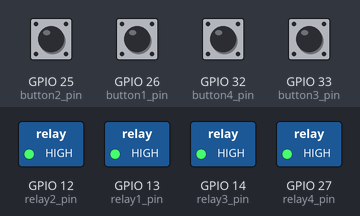
Bench run of a program on a simulated ESP32. Shown: switched loads named in the program (green lamp = pin HIGH). Dashed ring = blinking. The test bench sets the inputs (shaded band); at power-on: GPIO 25 (button2_pin), GPIO 26 (button1_pin), GPIO 32 (button4_pin), GPIO 33 (button3_pin) HIGH. WiFi joins after 1.5 s; servers stay silent unless stated.

Above: at 3.0 s.
3.1 s: GPIO 25 (button2_pin) pulled LOW for 1 s
At 3.6 s:
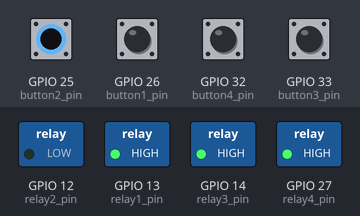
5.6 s: GPIO 26 (button1_pin) pulled LOW for 1 s
At 6.1 s:
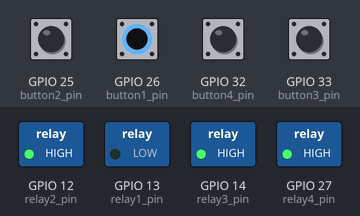
8.1 s: GPIO 32 (button4_pin) pulled LOW for 1 s
At 8.6 s:
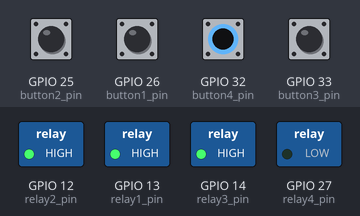
10.6 s: GPIO 33 (button3_pin) pulled LOW for 1 s
At 11.1 s:
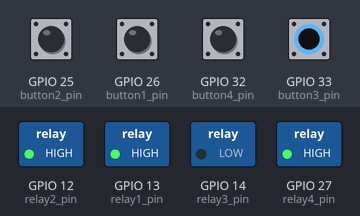
13.1 s: GPIO 33 (button3_pin) pulled LOW for 0.15 s
At 14.4 s:
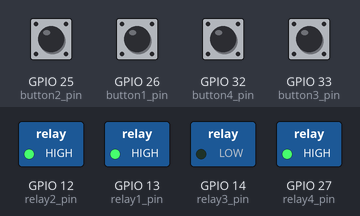
14.8 s: GPIO 25 (button2_pin) pulled LOW for 0.15 s
At 15.7 s:
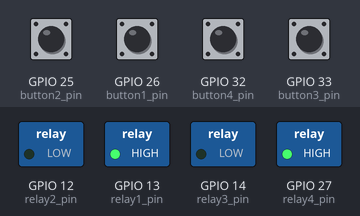
Timing chart, 0 to 17.5 s (numbered marks = the images above; inputs shaded):
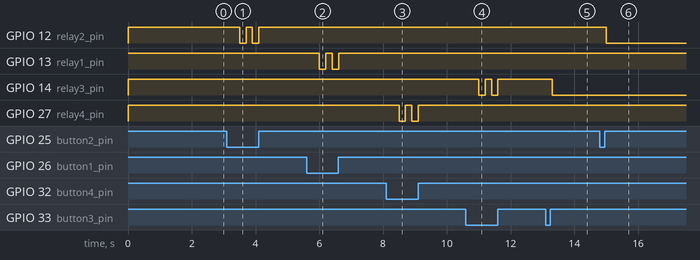

The program:

main.cpp
```cpp
#define BLYNK_TEMPLATE_ID "TMPL2L8ZE-9kn"
#define BLYNK_TEMPLATE_NAME "Home Automation"
#define BLYNK_AUTH_TOKEN "9VkLLhep5QQieU3kAuIudD1P4eWIRZUS"

// Comment this out to disable prints and save space
#define BLYNK_PRINT Serial

#include <WiFi.h>
#include <WiFiClient.h>
#include <BlynkSimpleEsp32.h>

char auth[] = BLYNK_AUTH_TOKEN;
char ssid[] = "Wokwi-GUEST";
char pass[] = "";

// Function Declarations
void listen_push_buttons();
void control_relay(int relay);

BlynkTimer timer;

#define button1_pin 26
#define button2_pin 25
#define button3_pin 33
#define button4_pin 32

#define relay1_pin 13
#define relay2_pin 12
#define relay3_pin 14
#define relay4_pin 27

int relay1_state = 0;
int relay2_state = 0;
int relay3_state = 0;
int relay4_state = 0;

#define button1_vpin V1
#define button2_vpin V2
#define button3_vpin V3
#define button4_vpin V4

BLYNK_CONNECTED() {
    Blynk.syncVirtual(button1_vpin);
    Blynk.syncVirtual(button2_vpin);
    Blynk.syncVirtual(button3_vpin);
    Blynk.syncVirtual(button4_vpin);
}

BLYNK_WRITE(button1_vpin) {
    relay1_state = param.asInt();
    digitalWrite(relay1_pin, relay1_state);
}

BLYNK_WRITE(button2_vpin) {
    relay2_state = param.asInt();
    digitalWrite(relay2_pin, relay2_state);
}

BLYNK_WRITE(button3_vpin) {
    relay3_state = param.asInt();
    digitalWrite(relay3_pin, relay3_state);
}

BLYNK_WRITE(button4_vpin) {
    relay4_state = param.asInt();
    digitalWrite(relay4_pin, relay4_state);
}

void setup() {
    Serial.begin(115200);
    pinMode(button1_pin, INPUT_PULLUP);
    pinMode(button2_pin, INPUT_PULLUP);
    pinMode(button3_pin, INPUT_PULLUP);
    pinMode(button4_pin, INPUT_PULLUP);

    pinMode(relay1_pin, OUTPUT);
    pinMode(relay2_pin, OUTPUT);
    pinMode(relay3_pin, OUTPUT);
    pinMode(relay4_pin, OUTPUT);

    digitalWrite(relay1_pin, HIGH);
    digitalWrite(relay2_pin, HIGH);
    digitalWrite(relay3_pin, HIGH);
    digitalWrite(relay4_pin, HIGH);

    Blynk.begin(auth, ssid, pass);
}

void loop() {
    Blynk.run();
    timer.run();
    listen_push_buttons();
}

void listen_push_buttons() {
    if (digitalRead(button1_pin) == LOW) {
        delay(200);
        control_relay(1);
        Blynk.virtualWrite(button1_vpin, relay1_state);
    } else if (digitalRead(button2_pin) == LOW) {
        delay(200);
        control_relay(2);
        Blynk.virtualWrite(button2_vpin, relay2_state);
    } else if (digitalRead(button3_pin) == LOW) {
        delay(200);
        control_relay(3);
        Blynk.virtualWrite(button3_vpin, relay3_state);
    } else if (digitalRead(button4_pin) == LOW) {
        delay(200);
        control_relay(4);
        Blynk.virtualWrite(button4_vpin, relay4_state);
    }
}

void control_relay(int relay) {
    if (relay == 1) {
        relay1_state = !relay1_state;
        digitalWrite(relay1_pin, relay1_state);
    } else if (relay == 2) {
        relay2_state = !relay2_state;
        digitalWrite(relay2_pin, relay2_state);
    } else if (relay == 3) {
        relay3_state = !relay3_state;
        digitalWrite(relay3_pin, relay3_state);
    } else if (relay == 4) {
        relay4_state = !relay4_state;
        digitalWrite(relay4_pin, relay4_state);
    }
}
```

Measured:
- after the input at 3.1 s, GPIO 12 (relay2_pin): alternates HIGH for 0.20 s and LOW for 0.20 s, 4 changes in all, then stays HIGH, starting after 0.40 s
- after the input at 5.6 s, GPIO 13 (relay1_pin): alternates HIGH for 0.20 s and LOW for 0.20 s, 4 changes in all, then stays HIGH, starting after 0.40 s
- after the input at 8.1 s, GPIO 27 (relay4_pin): alternates HIGH for 0.20 s and LOW for 0.20 s, 4 changes in all, then stays HIGH, starting after 0.40 s
- after the input at 10.6 s, GPIO 14 (relay3_pin): alternates HIGH for 0.20 s and LOW for 0.20 s, 4 changes in all, then stays HIGH, starting after 0.40 s
- after the input at 13.1 s, GPIO 14 (relay3_pin): HIGH → LOW after 0.20 s
- after the input at 14.8 s, GPIO 12 (relay2_pin): HIGH → LOW after 0.20 s
